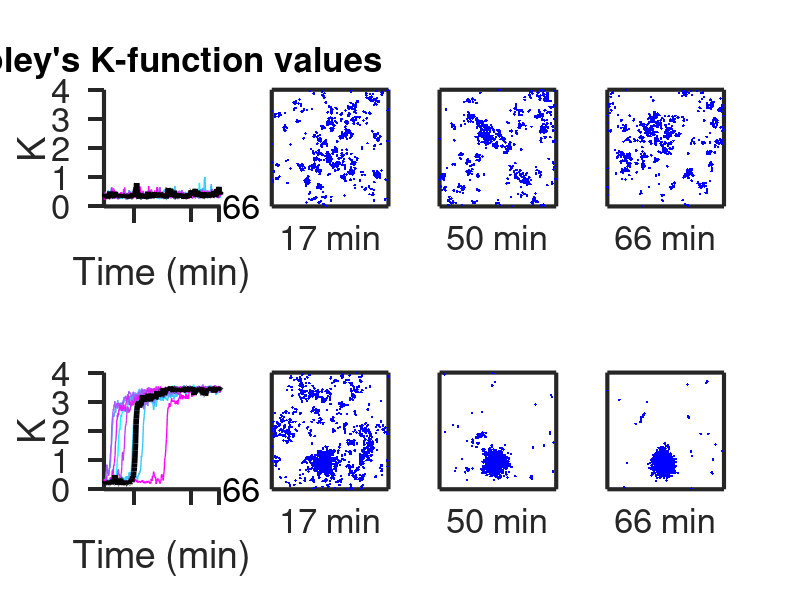

Reproduce this figure in MATLAB.
% Here we plotted Ripley's K function values calculated from the simulations 
% with 3000 initially uniformly distributed cytosolic Cdc42-GDP, 80 Bem1-GEF, 30
% Far1-GEF, and 2500 receptors.
load('FigureData/FigureS3A.mat')
seeds = 10;
% Color map for the plots
cmap = cool(seeds);
% Time in the unit of minutes
time = (0:10:4000)/60;
figure('units','pixels','position',[300 300 1200 600]); 
for j = 1:seeds
    subplot(2,4,1); hold on
    % Plot time series of K
    plot(time,K(j,:),'color',cmap(j, :),'linewidth',1)
end
ylim([0,4])
xlim([0,Inf])
xlabel('Time (min)')
ylabel('K')
axis square
set(gca,'fontsize',25)
set(gca,'linewidth',3)
set(gca,'TickDir','out');
xticks([17,50,66])
set(gca,'xticklabel',[])
text(68,0,'66','fontsize',25)
title('Ripley''s K-function values','fontsize',25,'position',[35,4.4])
set(gca,'TickLength',[0.08, 0.01])

% Mark one line of K in black and plot its snapshots of Cdc42-GTP
plot(time,K(5,:),'color','k','linewidth',4)
L = 8.8623; % domain length
subplot(2,4,2)
plot(x_1,y_1,'b.')
xticks([]); yticks([]); ylim([0,L]); xlim([0,L]); axis square;
xlabel('17 min','fontsize',25)
set(gca,'linewidth',3)

subplot(2,4,3)
plot(x_2,y_2,'b.')
xticks([]); yticks([]); ylim([0,L]); xlim([0,L]); axis square;
xlabel('50 min','fontsize',25)
set(gca,'linewidth',3)

subplot(2,4,4)
plot(x_3,y_3,'b.')
xticks([]); yticks([]); ylim([0,L]); xlim([0,L]); axis square;
xlabel('66 min','fontsize',25)
set(gca,'linewidth',3)

% Here we plotted Ripley's K function values calculated from the simulations 
% with 3000 initially uniformly distributed cytosolic Cdc42-GDP, 280 Bem1-GEF, 30
% Far1-GEF, and 2500 receptors.
load('FigureData/FigureS3B.mat')
seeds = 10;
% Color map for the plots
cmap = cool(seeds);
% Time in the unit of minutes
time = (0:10:4000)/60; 
for j = 1:seeds
    subplot(2,4,5); hold on
    % Plot time series of K
    plot(time,K(j,:),'color',cmap(j, :),'linewidth',1)
end
ylim([0,4])
xlim([0,Inf])
xlabel('Time (min)')
ylabel('K')
axis square
set(gca,'fontsize',25)
set(gca,'linewidth',3)
set(gca,'TickDir','out');
xticks([17,50,66])
set(gca,'xticklabel',[])
text(68,0,'66','fontsize',25)
set(gca,'TickLength',[0.08, 0.01])

% Mark one line of K in black and plot its snapshots of Cdc42-GTP
plot(time,K(5,:),'color','k','linewidth',4)
L = 8.8623; % domain length
subplot(2,4,6)
plot(x_1,y_1,'b.')
xticks([]); yticks([]); ylim([0,L]); xlim([0,L]); axis square;
xlabel('17 min','fontsize',25)
set(gca,'linewidth',3)

subplot(2,4,7)
plot(x_2,y_2,'b.')
xticks([]); yticks([]); ylim([0,L]); xlim([0,L]); axis square;
xlabel('50 min','fontsize',25)
set(gca,'linewidth',3)

subplot(2,4,8)
plot(x_3,y_3,'b.')
xticks([]); yticks([]); ylim([0,L]); xlim([0,L]); axis square;
xlabel('66 min','fontsize',25)
set(gca,'linewidth',3)
